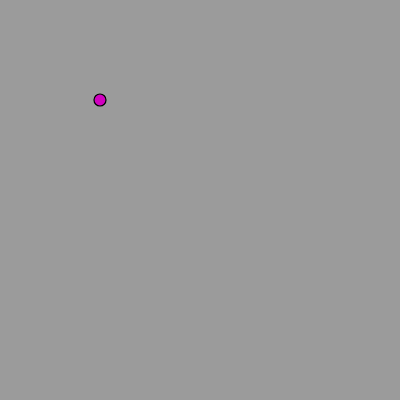
Frame 1 (no input)
Frame 60 (no input): identical to frame 1, image omitted
Frame 120 (the mouse pressed at the canvas centre since frame 60): identical to frame 1, image omitted

The p5.js sketch that drew this single still picture (run headless with seeded random() and noise() and a simulated clock; from frame 60 on, the mouse is pressed at the canvas centre):

// p5.js sketch
// ── sketch.js
let cPoint;

function setup() {
	createCanvas(400, 400);
	cPoint = new Point(100, 100);
}

function draw() {
	background(155);
	cPoint.checkCollision();
	cPoint.update();
	cPoint.show();
}
// ── point.js
class Point {
    constructor(x, y) {
        this.x = x;
        this.y = y;
        this.r = 12;
        this.colorU = "#d101c0";
        this.colorP = "#00cf07";
        this.color = this.colorU;
        this.collision = false;
    }

    show() {
        strokeWeight(1.2);
        fill(this.color);
        ellipse(this.x, this.y, this.r);
    }

    checkCollision() {
        let d = dist(this.x, this.y, mouseX, mouseY);
        if (d <= this.r) {
            this.collision = true;
        } else {
            this.collision = false;
        }
    }

    update() {
        if (this.collision) {
            this.color = this.colorP;
        } else {
            this.color = this.colorU;
        }
    }
}
